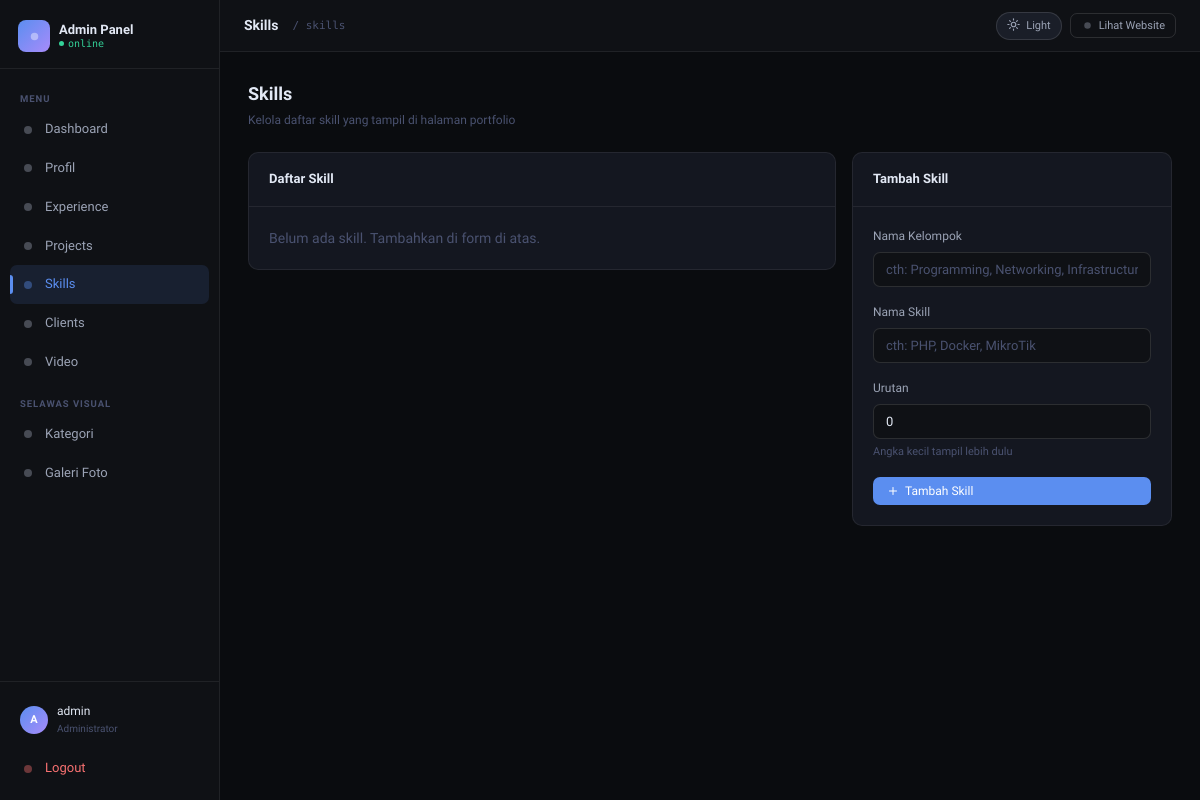
/admin/skills.php (signed in), run on an earlier commit of the app's database.
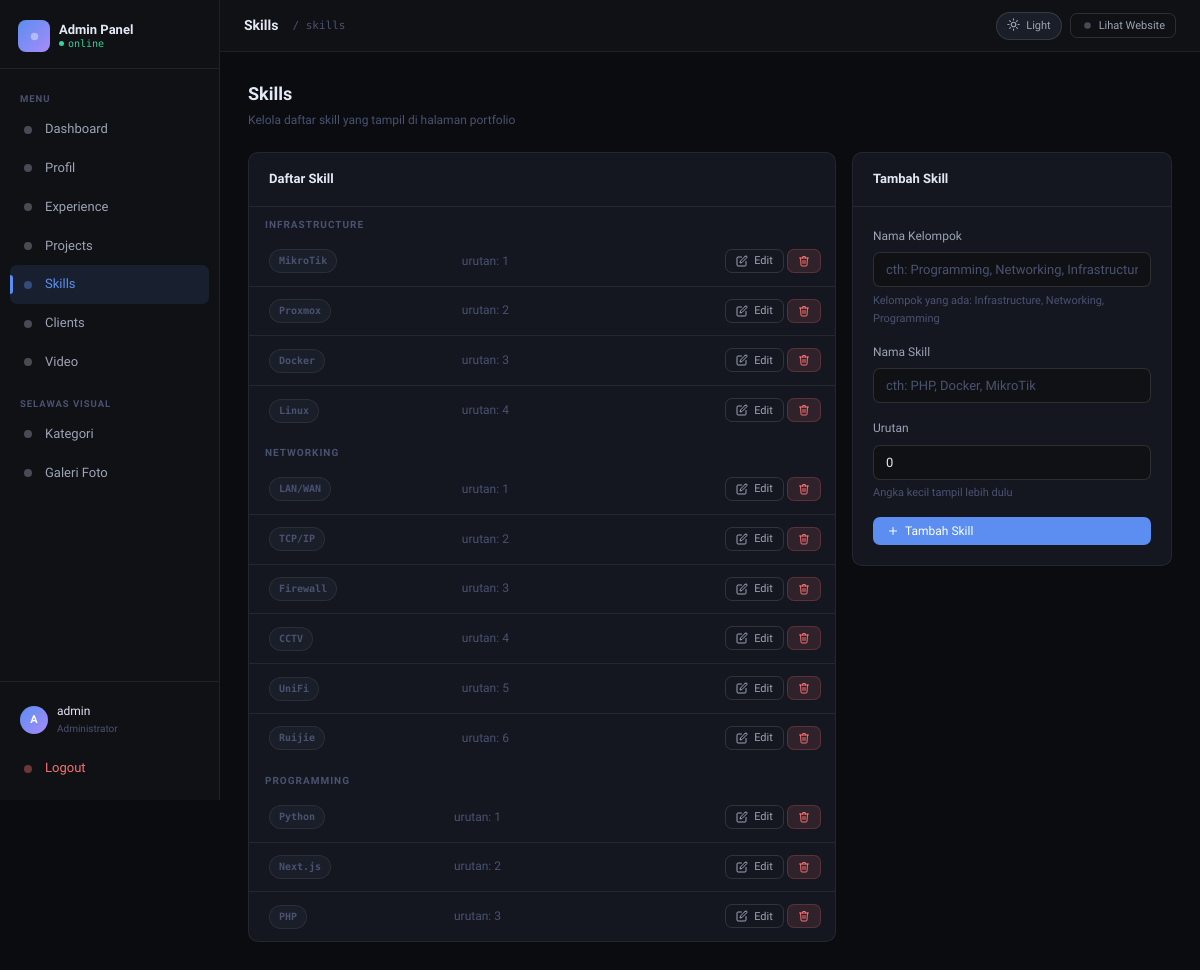
And on a later commit of the database.
### tables this page shows
CREATE TABLE `skills` (
  `id` int(11) NOT NULL,
  `group_name` varchar(100) NOT NULL COMMENT 'Nama kelompok, cth: Programming',
  `skill_name` varchar(100) NOT NULL COMMENT 'Nama skill, cth: PHP',
  `sort_order` int(11) DEFAULT 0
);

### admin/_auth.php (called while the page is built, shortened)
<?php
function csrf_token(): string {
    return $_SESSION['csrf_token'];
}
function csrf_qs(): string {
    return '_csrf=' . urlencode(csrf_token());
}

### admin/skills.php (the view, shortened to what the changed rows need)
<?php
require '_auth.php';
$active_menu = 'skills';
$edit = null;
$skills_raw = $pdo->query("SELECT * FROM skills ORDER BY group_name, sort_order, skill_name")->fetchAll();
$groups = [];
foreach ($skills_raw as $s) {
    $groups[$s['group_name']][] = $s;
}
require '_layout.php';
?>
<div class="page-head">
  <div class="page-head-left">
    <h2>Skills</h2>
  </div>
</div>
<div class="two-col-layout">
  <div class="card">
    <div style="overflow-x:auto">
      <?php if (empty($skills_raw)): ?>
        <p style="padding:20px;color:var(--text-dim)">Belum ada skill. Tambahkan di form di atas.</p>
      <?php else: ?>
        <?php foreach ($groups as $gname => $items): ?>
          <div style="padding:10px 16px 4px;font-size:10px;font-weight:600;letter-spacing:0.1em;text-transform:uppercase;color:var(--text-dim)">
            <?= htmlspecialchars($gname) ?>
          </div>
          <table class="table" style="margin-bottom:0">
            <tbody>
              <?php foreach ($items as $s): ?>
              <tr>
                <td style="padding-left:20px">
                  <span class="badge badge-dim"><?= htmlspecialchars($s['skill_name']) ?></span>
                </td>
                <td style="color:var(--text-dim);font-size:12px">urutan: <?= $s['sort_order'] ?></td>
                <td style="text-align:right;white-space:nowrap">
                  <a href="skills.php?edit=<?= $s['id'] ?>" class="btn btn-ghost btn-sm">
                    <svg width="12" height="12" viewBox="0 0 24 24" fill="none" stroke="currentColor" stroke-width="2" stroke-linecap="round" stroke-linejoin="round"><path d="M11 4H4a2 2 0 0 0-2 2v14a2 2 0 0 0 2 2h14a2 2 0 0 0 2-2v-7"/><path d="M18.5 2.5a2.121 2.121 0 0 1 3 3L12 15l-4 1 1-4 9.5-9.5z"/></svg> Edit
                  </a>
                  <a href="skills.php?hapus=<?= $s['id'] ?>&<?= csrf_qs() ?>" class="btn btn-danger btn-sm"
                     onclick="return confirm('Hapus skill <?= htmlspecialchars($s['skill_name']) ?>?')">
                  </a>
                </td>
              </tr>
              <?php endforeach; ?>
            </tbody>
          </table>
        <?php endforeach; ?>
      <?php endif; ?>
    </div>
  </div>
  <div class="card">
    <div class="card-body">
      <form method="POST">
        <div class="form-group">
          <label class="form-label">Nama Kelompok</label>
          <input type="text" name="group_name" class="form-control"
                 placeholder="cth: Programming, Networking, Infrastructure"
                 value="<?= htmlspecialchars($edit['group_name'] ?? '') ?>" required>
          <?php if (!empty($groups)): ?>
            <div class="form-sub" style="margin-top:5px">Kelompok yang ada:
              <?= implode(', ', array_map('htmlspecialchars', array_keys($groups))) ?>
            </div>
          <?php endif; ?>
        </div>
      </form>
    </div>
  </div>
</div>
</div></div>
</body></html>

### admin/_layout.php (shortened to what the changed rows need)
<?php
function icon(string $name, int $size = 16): string {
    $s = $size;
    return $icons[$name] ?? "<svg width='$s' height='$s' viewBox='0 0 16 16'><circle cx='8' cy='8' r='4' fill='currentColor' opacity='.4'/></svg>";
}
$menu = [
    ['href' => 'index.php',      'icon' => 'dashboard',   'label' => 'Dashboard',   'key' => 'dashboard'],
    ['href' => 'profil.php',     'icon' => 'profil',      'label' => 'Profil',      'key' => 'profil'],
    ['href' => 'experience.php', 'icon' => 'experience',  'label' => 'Experience',  'key' => 'experience'],
    ['href' => 'projects.php',   'icon' => 'projects',    'label' => 'Projects',    'key' => 'projects'],
    ['href' => 'skills.php',     'icon' => 'skills',      'label' => 'Skills',      'key' => 'skills'],
    ['href' => 'clients.php',    'icon' => 'clients',     'label' => 'Clients',     'key' => 'clients'],
    ['href' => 'video.php',      'icon' => 'video',       'label' => 'Video',       'key' => 'video'],
];
$menu_visual = [
    ['href' => 'kategori.php',   'icon' => 'kategori',    'label' => 'Kategori',    'key' => 'kategori'],
    ['href' => 'galeri.php',     'icon' => 'galeri',      'label' => 'Galeri Foto', 'key' => 'galeri'],
];
?>
<!DOCTYPE html>
<html lang="id" data-theme="dark">
<head>
<link rel="preload" href="https://cdnjs.cloudflare.com/ajax/libs/font-awesome/6.5.0/css/all.min.css" as="style" onload="this.onload=null;this.rel='stylesheet'">
</head>
<body>
<aside class="sidebar" id="sidebar">
  <nav class="sb-nav">
    <div class="sb-group">
      <div class="sb-group-label">Menu</div>
      <?php foreach ($menu as $m): ?>
        <a href="<?= $m['href'] ?>" class="sb-link <?= ($active_menu ?? '') === $m['key'] ? 'active' : '' ?>">
          <?= icon($m['icon']) ?>
          <?= $m['label'] ?>
        </a>
      <?php endforeach; ?>
    </div>
    <div class="sb-group">
      <div class="sb-group-label">Selawas Visual</div>
      <?php foreach ($menu_visual as $m): ?>
        <a href="<?= $m['href'] ?>" class="sb-link <?= ($active_menu ?? '') === $m['key'] ? 'active' : '' ?>">
          <?= icon($m['icon']) ?>
          <?= $m['label'] ?>
        </a>
      <?php endforeach; ?>
    </div>
  </nav>
</aside>
<div class="main">
  <div class="content fade-in">

What changed in the data, as far as the page shows it:
added skills: skill_name "MikroTik", sort_order "1", shown under "INFRASTRUCTURE"
added skills: skill_name "Proxmox", sort_order "2", shown under "INFRASTRUCTURE"
added skills: skill_name "Docker", sort_order "3", shown under "INFRASTRUCTURE"
added skills: skill_name "Linux", sort_order "4", shown under "INFRASTRUCTURE"
added skills: skill_name "LAN/WAN", sort_order "1", shown under "NETWORKING"
added skills: skill_name "TCP/IP", sort_order "2", shown under "NETWORKING"
added skills: skill_name "Firewall", sort_order "3", shown under "NETWORKING"
added skills: skill_name "CCTV", sort_order "4", shown under "NETWORKING"
added skills: skill_name "UniFi", sort_order "5", shown under "NETWORKING"
added skills: skill_name "Ruijie", sort_order "6", shown under "NETWORKING"
added skills: skill_name "Python", sort_order "1", shown under "PROGRAMMING"
added skills: skill_name "Next.js", sort_order "2", shown under "PROGRAMMING"
added skills: skill_name "PHP", sort_order "3", shown under "PROGRAMMING"
Also different on the page:
implode(', ', array_map('htmlspecialchars', array_keys($groups))): (not shown) → "Infrastructure, Networking, Programming"
new list line: "INFRASTRUCTURE"
new list line: "NETWORKING"
new list line: "PROGRAMMING"
text no longer shown: "Belum ada skill. Tambahkan di form di atas."
text now shown: "Kelompok yang ada:"
